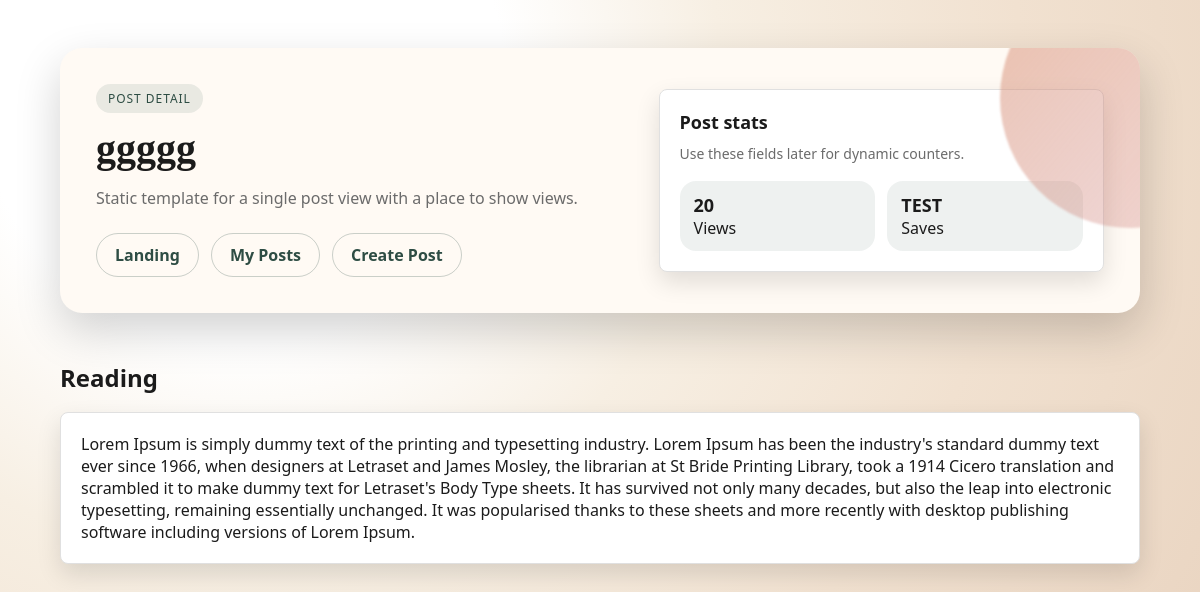
Page /api/posts/3 (signed in) on the earlier database version.
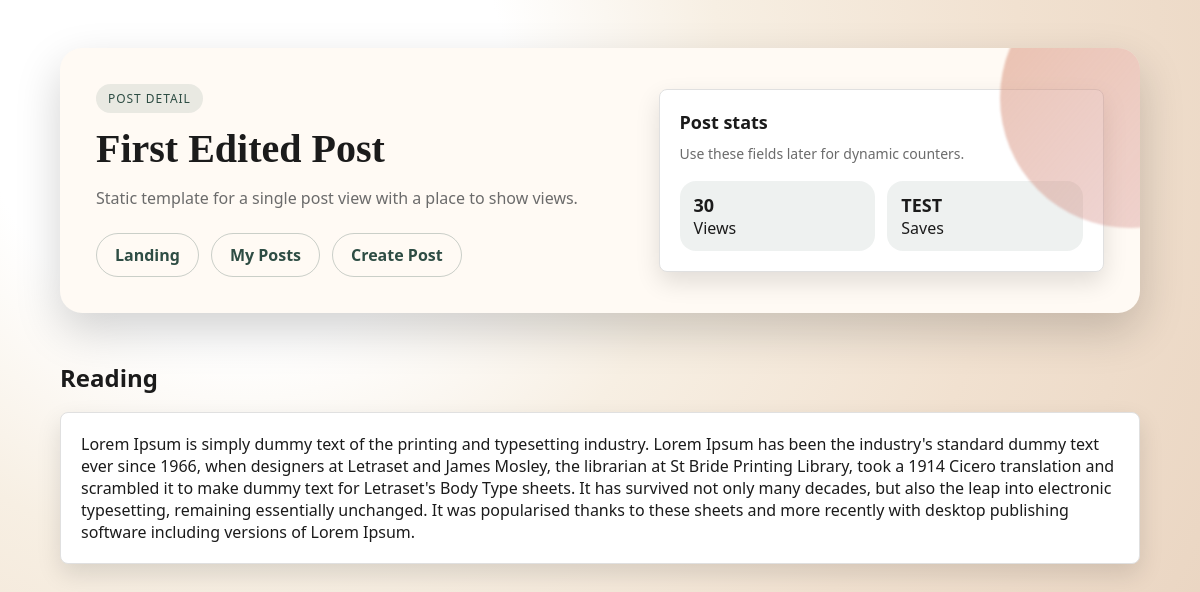
Same page on the later database version.
### main/models/post.py (models this page shows, shortened)
class Posts(db.Model):
    id: Mapped[int] = mapped_column(primary_key=True)
    title: Mapped[str] = mapped_column(String(500))
    description: Mapped[str | None]
    user_id: Mapped[int] = mapped_column(
        ForeignKey("user.id", ondelete="CASCADE")
    )
    status: Mapped[str] = mapped_column(String(10), default="draft",
                                        server_default="draft")
    views_count: Mapped[int] = mapped_column(default=0, server_default='0')
    category: Mapped[str | None]
    published_at: Mapped[datetime | None]
    created_at: Mapped[datetime] = mapped_column(
        DateTime(timezone=True),
        server_default=func.now()
    )
    updated_at: Mapped[datetime] = mapped_column(
        DateTime(timezone=True),
        onupdate=func.now(),
        server_default=func.now()
    )
    user: Mapped["User"] = relationship(back_populates="posts")

### main/routes/posts/template_views.py (the view)
@posts_bp.route("/<int:post_id>")
@login_required
def post_detail_page(post_id: int):
    post = db.session.get(Posts, post_id)
    if not post:
        return redirect(url_for("posts.my_posts"))
    post.views_count += 1
    db.session.commit()
    return render_template("posts/post_detail.html", post=post)

### templates/posts/post_detail.html (shortened to what this page needs)
<!DOCTYPE html>
<html lang="en">
<head>
    <link rel="stylesheet" href="/static/style.css">
</head>
<body>
<main class="page">
    <div class="shell">
        <section class="hero">
            <div>
                <span class="pill">Post detail</span>
                <h1>{{ post.title }}</h1>
                <p>Static template for a single post view with a place to show views.</p>
                <div class="nav">
                    <a href="/">Landing</a>
                    <a href="{{ url_for('posts.my_posts') }}">My Posts</a>
                    <a href="{{ url_for('posts.create_template_post') }}">Create Post</a>
                </div>
            </div>
            <div class="card">
                <h3>Post stats</h3>
                <p>Use these fields later for dynamic counters.</p>
                <div class="stats">
                    <div class="stat">
                        <span>{{ post.views_count }} </span>
                        Views
                    </div>
                    <div class="stat">
                        <span>TEST</span>
                        Saves
                    </div>
                </div>
            </div>
        </section>
        <div class="section-title">
            <h2>Reading</h2>
        </div>
        <section class="card">
            {{ post.description }}
        </section>
    </div>
</main>
</body>
</html>

Differences in the rows shown:
changed Posts: title "ggggg" → "First Edited Post"; views_count "20" → "30"
